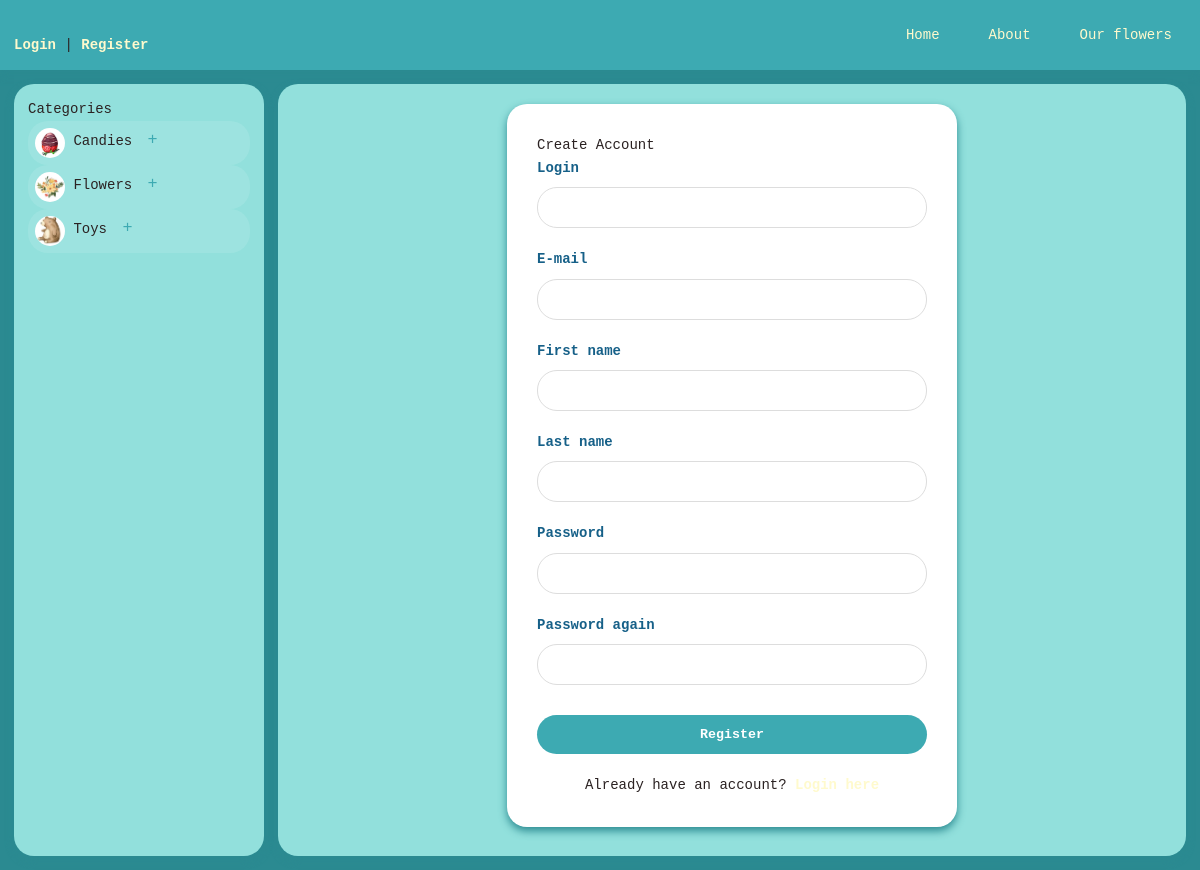
/users/registration/, run on the app's committed database.
### products/models.py (models this page shows, shortened)
class Category(models.Model):
    name = models.CharField(max_length=100, verbose_name='Category Name')
    description = models.TextField(blank=True, verbose_name='Category Description')
    image = models.ImageField(
        upload_to='category/',
        blank=True,
        verbose_name='Category Image'
    )
    class Meta:
        verbose_name = 'Category'
        verbose_name_plural = 'Categories'
        ordering = ['name']

### users/views.py (the view)
# urls.py: path('registration/',views.registration, name='registration'),
def registration(request):
    if request.user.is_authenticated:
        return redirect('')
    if request.method == "POST":
        form = RegistrationForm(request.POST)
        if form.is_valid():
            new_user = form.save()
            new_user.set_password(form.cleaned_data['password1'])
            new_user.save()
            return render(request, 'users/register_done.html', {'new_user': new_user})
    else:
        form = RegistrationForm()
    return render(request, 'users/registration.html', {'form':form})

### users/forms.py (shortened to what this page needs)
class RegistrationForm(UserCreationForm):
    username = forms.CharField(label='Login', widget=forms.TextInput(attrs={'class': 'form-input'}))
    password1 = forms.CharField(label='Password', widget=forms.PasswordInput(attrs={'class': 'form-input'}))
    password2 = forms.CharField(label='Password again', widget=forms.PasswordInput(attrs={'class': 'form-input'}))
    class Meta:
        model = User
        fields = ['username', 'email', 'first_name', 'last_name', 'password1', 'password2']
        labels = {
            'email': 'E-mail',
            'first_name': 'First name',
            'last_name': 'Last name',
        }
        widgets = {
            'email': forms.TextInput(attrs={'class': 'form-input'}),
            'first_name': forms.TextInput(attrs={'class': 'form-input'}),
            'last_name': forms.TextInput(attrs={'class': 'form-input'}),
        }

### products/context_processors.py (called while the page is built)
def categories(request):
    return {
        'categories': Category.objects.prefetch_related('subcategories').all()
    }

### templates/users/registration.html (shortened to what this page needs)
{% extends 'home/layout.html' %}
{% block content %}
<div class="auth-page">
    <div class="auth-container">
        <h2 class="auth-title">Create Account</h2>
        <form method="post" class="auth-form">
            {% for field in form %}
            <div class="auth-field">
                <label class="auth-label">{{ field.label }}</label>
                {{ field }}
            </div>
            {% endfor %}
            <button type="submit" class="auth-submit">Register</button>
        </form>
        <div class="auth-links">
            <p>Already have an account? <a href="{% url 'users:login' %}" class="auth-link">Login here</a></p>
        </div>
    </div>
</div>
{% endblock %}

### templates/home/layout.html (shortened to what this page needs)
{% load static %}
{% load cart_filters %}
<!DOCTYPE html>
<html lang="en">
    <head>
        <link rel="stylesheet" href="{% static 'home/css/reset.css' %}">
        <link rel="stylesheet" href="{% static 'home/css/layout.css' %}">
        <link rel="stylesheet" href="https://cdnjs.cloudflare.com/ajax/libs/font-awesome/6.0.0-beta3/css/all.min.css">
    </head>
    <body>
        <header class="header">
            <nav class="nav">
                <div class="auth-links">
                    {% if user.is_authenticated %}
                    <p class="welcome-msg">Welcome, <span class="username">{{ user.username }}</span>! <a
                            href="{% url 'users:logout' %}" class="auth-link">Logout</a></p>
                    {% else %}
                    <p class="auth-options">
                        <a href="{% url 'users:login' %}" class="auth-link">Login</a> |
                        <a href="{% url 'users:registration' %}" class="auth-link">Register</a>
                    </p>
                    {% endif %}
                </div>
                <div class="nav-links">
                    <div class="nav-item">
                        <a href="{% url '' %}" class="nav-link">Home</a>
                    </div>
                    <div class="nav-item">
                        <a href="{% url 'about' %}" class="nav-link">About</a>
                    </div>
                    <div class="nav-item">
                        <a href="{% url 'products' %}" class="nav-link">Our flowers</a>
                    </div>
                </div>
            </nav>
        </header>
        <div class="main-wrapper">
            <aside class="sidebar">
                <div class="categories">
                    <h3 class="categories-title">Categories</h3>
                    <ul class="categories-list">
                        {% for category in categories %}
                        <li class="category-item">
                            <div class="category-header">
                                {% if category.image %}
                                <img class="category-image" src="{{ category.image.url }}" alt="{{ category.name }}" />
                                {% endif %}
                                <a href="{% url 'category_view' category.id %}" class="category-link">{{ category.name}}</a>
                                {% if category.subcategories.all %}
                                <button class="toggle-subcategories">+</button>
                                {% endif %}
                            </div>
                        </li>
                        {% endfor %}
                    </ul>
                </div>
            </aside>
            <main class="main-content">
                {% block content %}
                {% endblock %}
            </main>
        </div>
    </body>
</html>

### static/home/css/layout.css (style rules this page uses)
:root { --primary-color: #3daab2; --secondary-color: #166088; --accent-color: #92e0dc; --background-color: #2b8a91; --text-color: #2b2222; --light-text: lemonchiffon; --border-radius: 20px; --box-shadow: 0 4px 8px #2b8a91; --transition: all 0.3s ease; --error: #d45d79; }
body { font-family:'Courier New', Courier, monospace; color: var(--text-color); background-color: var(--background-color); margin: 0; padding: 0; line-height: 1.6; display: flex; flex-direction: column; min-height: 100vh; }
.header { background-color: var(--primary-color); padding: 1rem; box-shadow: var(--box-shadow); }
.nav { display: flex; justify-content: space-between; align-items: center; flex-wrap: wrap; }
.auth-page { display: flex; justify-content: center; align-items: center; min-height: calc(100vh - 100px); padding: 20px; }
.auth-container { background-color: white; padding: 30px; border-radius: var(--border-radius); box-shadow: var(--box-shadow); width: 100%; max-width: 450px; transition: var(--transition); }
.auth-form { display: flex; flex-direction: column; }
.auth-field { margin-bottom: 20px; }
.auth-label { display: block; margin-bottom: 8px; font-weight: bold; color: var(--secondary-color); }
.auth-form input { width: 100%; padding: 12px 15px; border: 1px solid #ddd; border-radius: var(--border-radius); font-family: 'Courier New', Courier, monospace; transition: var(--transition); }
.auth-submit { background-color: var(--primary-color); color: white; border: none; padding: 12px 20px; border-radius: var(--border-radius); cursor: pointer; font-family: 'Courier New', Courier, monospace; font-weight: bold; transition: var(--transition); margin-top: 10px; }
.auth-links { margin-top: 20px; text-align: center; }
.auth-link { color: var(--light-text); text-decoration: none; font-weight: bold; transition: var(--transition); }
.nav-links { display: flex; gap: 1.5rem; }
.nav-link { color: var(--light-text); text-decoration: none; padding: 0.5rem 1rem; border-radius: var(--border-radius); transition: var(--transition); }
.main-wrapper { display: flex; flex: 1; gap: 1rem; padding: 1rem; }
.sidebar { width: 250px; background-color: var(--accent-color); border-radius: var(--border-radius); box-shadow: var(--box-shadow); padding: 1rem; position: sticky; top: 1rem; height: calc(100vh - 2rem); overflow-y: auto; flex-shrink: 0; }
.main-content { flex: 1; background-color: var(--accent-color); border-radius: var(--border-radius); box-shadow: var(--box-shadow); overflow-y: auto; height: calc(100vh - 2rem); }
.category-image { width: 30px; height: 30px; border-radius: 50%; object-fit: cover; }
.category-header { align-items: center; gap: 0.5rem; cursor: pointer; padding: 0.5rem; border-radius: var(--border-radius); background-color: rgba(255, 255, 255, 0.1); transition: var(--transition); }
.toggle-subcategories { background: none; border: none; color: var(--primary-color); font-size: 1.2rem; cursor: pointer; width: 24px; height: 24px; border-radius: 50%; transition: var(--transition); }

### data on the page
Category: image (picture), name "Candies"
Category: image (picture), name "Flowers"
Category: image (picture), name "Toys"

### other printed values
{{ field.label }} "Login" "E-mail" "First name" "Last name" "Password" "Password again"
